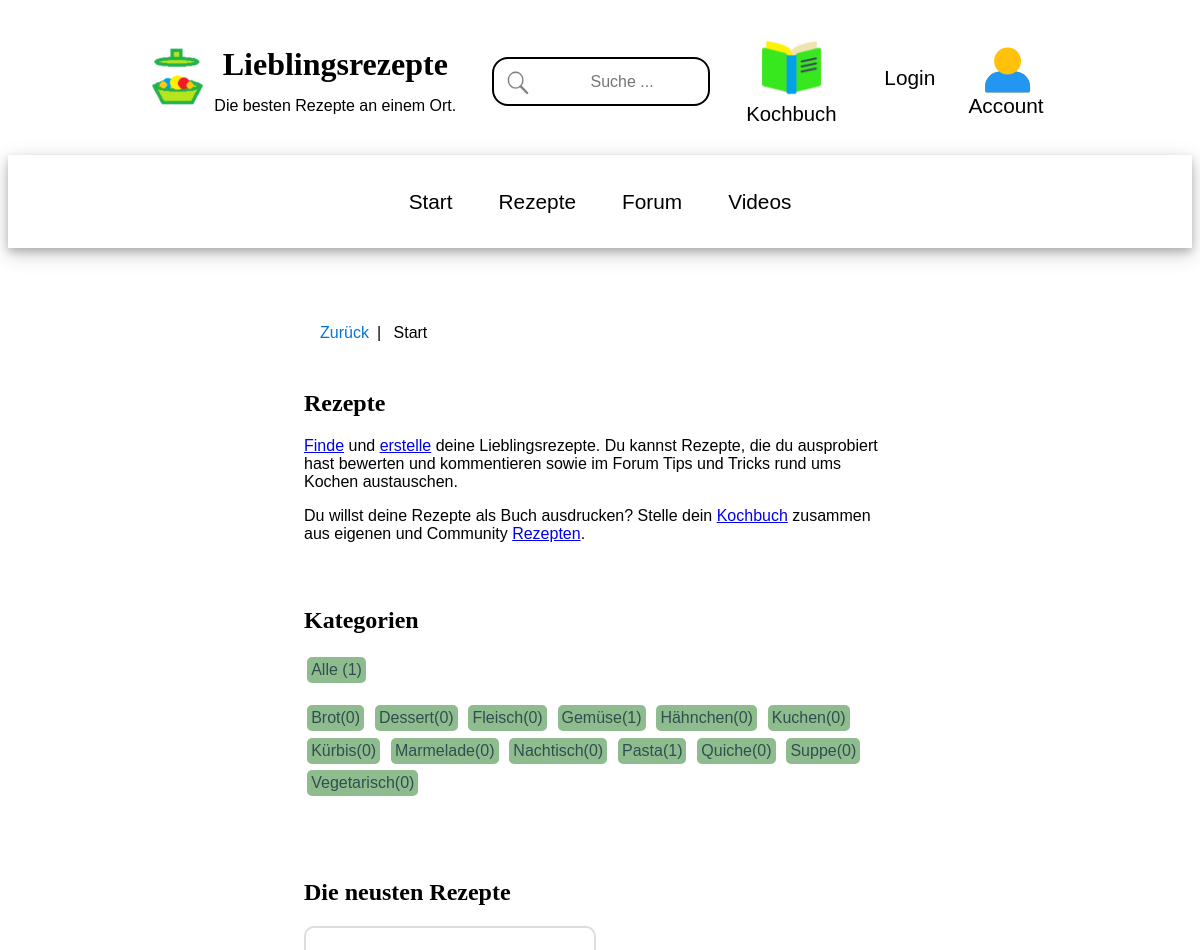
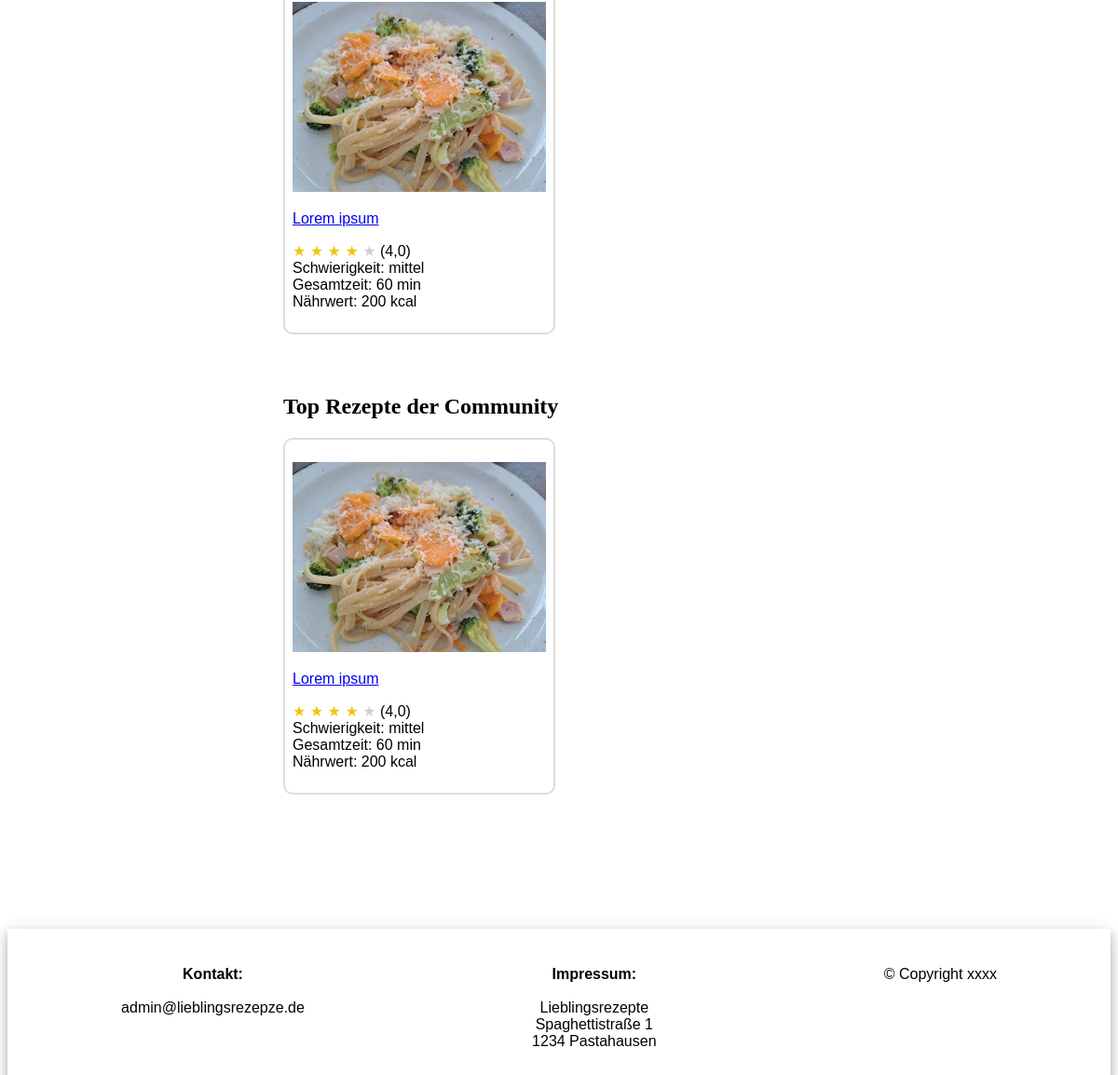
/, run on an earlier commit of the app's database (2 pictures, top to bottom).
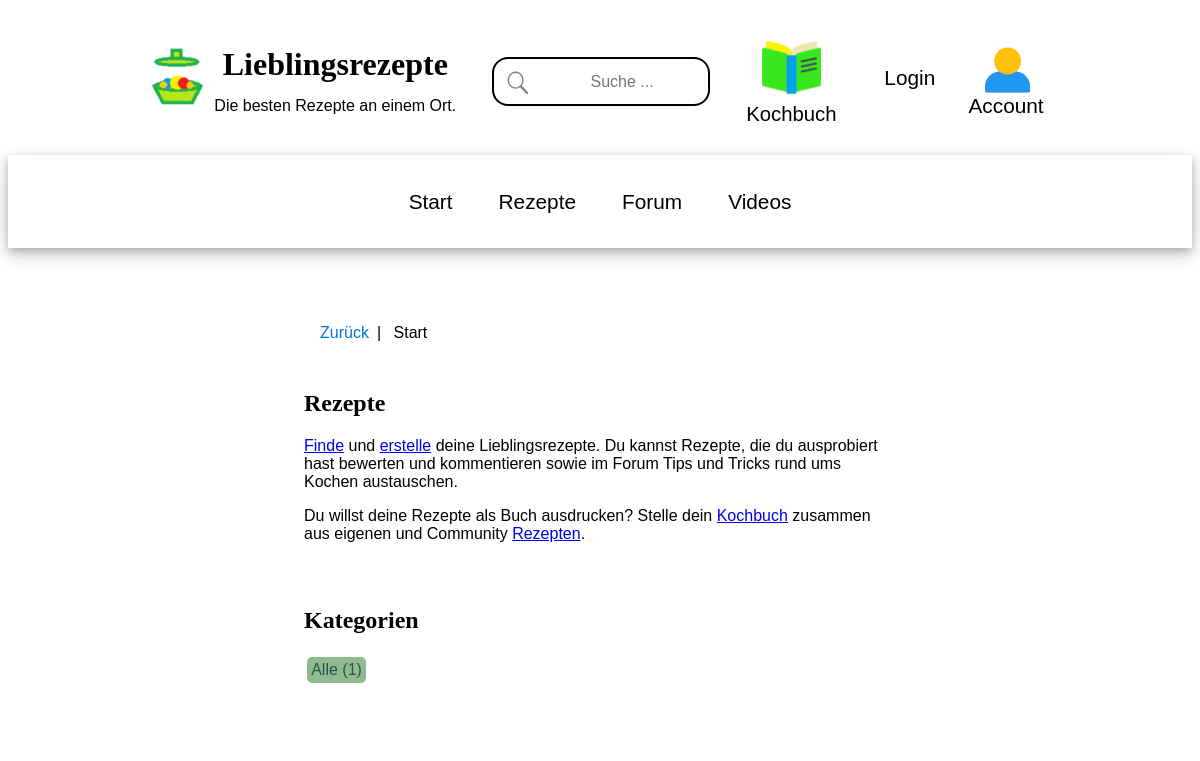
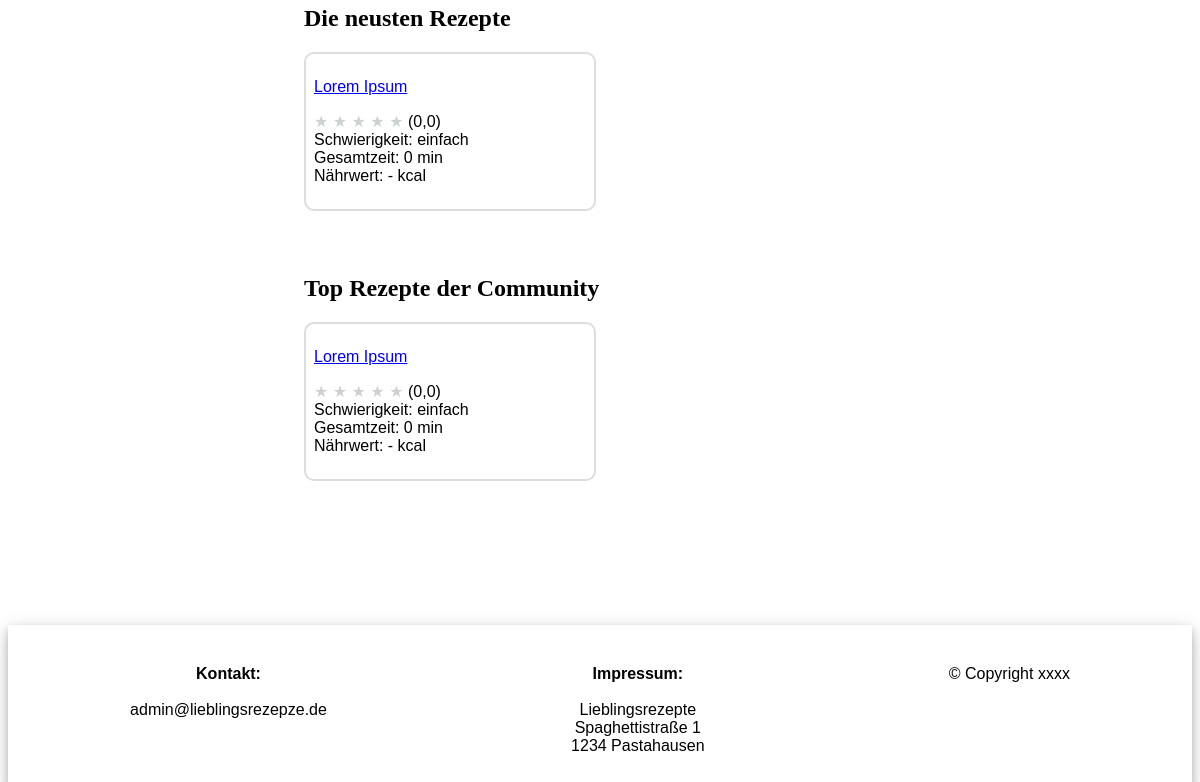
And on a later commit of the database (2 pictures, top to bottom).
### recipes_app/models.py (models this page shows, shortened)
class Topic(models.Model):
    name = models.CharField(max_length=200, unique=True)
    class Meta:
        ordering = ['name']

class Recipe(models.Model):
    owner = models.ForeignKey(User, on_delete=models.SET_NULL, null=True)
    likes = models.ManyToManyField(User,  blank=True, related_name="likes")
    name = models.CharField(max_length=500)
    updated = models.DateTimeField(auto_now=True)
    created = models.DateTimeField(auto_now_add=True)
    topic = models.ManyToManyField(Topic, blank=True)
    persons = models.IntegerField()
    ingredients = models.TextField(null=True, blank=True)
    steps = models.TextField(null=True, blank=True)
    tips = models.TextField(null=True, blank=True)
    reference = models.TextField(null=True, blank=True)
    reference_link = models.URLField(max_length=2048, null=True, blank=True)
    nutrients_person = models.FloatField(null=True, blank=True, default=0.0)
    nutrients_table = models.TextField(null=True, blank=True)
    expected_time_total = models.FloatField(null=True, blank=True, default=0.0)
    expected_time_work = models.FloatField(null=True, blank=True, default=0.0)
    expected_time_bake = models.FloatField(null=True, blank=True, default=0.0)
    expected_time_rest = models.FloatField(null=True, blank=True, default=0.0)
    difficulty = models.IntegerField(null=True, blank=True, default=0)
    image_meal = models.ImageField(blank=True, upload_to="recipes")
    video_meal = models.URLField(max_length=2048, null=True, blank=True)
    rating_mean = models.FloatField(null=True, blank=True, default=0.0)
    rating_count = models.IntegerField(null=True, blank=True, default=0)
    rating_1 = models.IntegerField(null=True, blank=True, default=0)
    rating_2 = models.IntegerField(null=True, blank=True, default=0)
    rating_3 = models.IntegerField(null=True, blank=True, default=0)
    rating_4 = models.IntegerField(null=True, blank=True, default=0)
    rating_5 = models.IntegerField(null=True, blank=True, default=0)
    class Meta:
        ordering = ['-updated', '-created']

### recipes_app/views.py (the view)
# urls.py: 2. Add a URL to urlpatterns:  path('', views.home, name='home')
def home(request):
    max_recipes = Recipe.objects.count()
    recipes_latest = Recipe.objects.all()[:6]
    recipes_best = Recipe.objects.all()[:6]
    topics = Topic.objects.all()
    recipes = Recipe.objects.all()
    context = {
               "max_recipes": max_recipes,
               "topics": topics,
               "recipes_latest": recipes_latest,
               "recipes_best": recipes_best,
                "diff_lookup": COOKING_DIFFICULTY_LOOKUP,
    }
    return render(request, 'recipes_app/home.html', context)

### recipes_app/templates/recipes_app/home.html
{% extends 'main.html' %}
{% block content %}
<div class="main-container">
    <div class="main-middle-column">
        <ul class="breadcrumb">
          <li><a href="{{request.META.HTTP_REFERER}}">Zurück</a></li>
          <li>Start</li>
        </ul>
        <div class="card">
            <h2>Rezepte</h2>
            <p> <a href="{% url 'recipes' %}">Finde</a> und <a href="{% url 'create-recipe' %}">erstelle</a> deine Lieblingsrezepte.
                Du kannst Rezepte, die du ausprobiert hast bewerten und kommentieren sowie im Forum Tips und Tricks rund ums Kochen austauschen. </p>
            <p> Du willst deine Rezepte als Buch ausdrucken? Stelle dein <a href="{% url 'recipes-likes' %}">Kochbuch</a> zusammen aus eigenen und Community <a href="{% url 'recipes' %}">Rezepten</a>. </p>
        </div>
        <div class="card">
            <h2>Kategorien</h2>
            <div class="topic-container">
                <a href="{% url 'recipes' %}" class="topic-link">Alle ({{max_recipes}})</a>
                <p>
                {% for topic in topics %}
                    <a href="{% url 'recipes' %}?tpc={{topic.id}}" class="topic-link">
                        {{topic.name}}({{topic.recipe_set.all.count}})
                    </a>
                {% endfor %}
                </p>
            </div>
        </div>
        <div class="card">
            <h2>Die neusten Rezepte</h2>
            <div class="grid-container">
            {% for recipe in recipes_latest %}
                <div class="grid-item">
                    <p>
                        {% if recipe.image_meal %}
                        <a href="{% url 'recipe' recipe.id %}"><img src="{{ recipe.image_meal.url }}" style="width: 100%; height: 100%;" ></a>
                        {% endif %}
                    </p>
                    <a href="{% url 'recipe' recipe.id %}">{{recipe.name}}</a>
                    <p>
                        {% if recipe.rating_mean %}
                            {% for i in '12345'|make_list  %}
                                {% if i|add:"0" <= recipe.rating_mean %}
                                    <span style='color:#f1c40f'>&#9733;</span>
                                {% else %}
                                    <span style='color:#ccd1d1'>&#9733;</span>
                                {% endif %}
                            {% endfor %}
                        {% else %}
                            <span style='color:#ccd1d1'>&#9733; &#9733; &#9733; &#9733; &#9733;</span>
                        {% endif %}
                        ({{ recipe.rating_mean|default_if_none:"-" }}) <br>
                        Schwierigkeit:
                        {% if recipe.difficulty in diff_lookup %}
                            {% for key, value in diff_lookup.items %}
                            {% if key == recipe.difficulty %}
                                {{value}}
                            {% endif %}
                            {% endfor %}
                        {% else %}
                            Grad {{ recipe.difficulty|default_if_none:"-" }}
                        {% endif%}
                        <br>
                        Gesamtzeit: {{ recipe.expected_time_total|floatformat:"0" }} min <br>
                        {% if  recipe.nutrients_person %}
                            Nährwert: {{ recipe.nutrients_person|floatformat:"0" }} kcal
                        {% else %}
                            Nährwert: - kcal
                        {% endif%}
                    </p>
                </div>
            {% endfor %}
        </div>
        </div>
        <div class="card">
            <h2>Top Rezepte der Community</h2>
            <div class="grid-container">
            {% for recipe in recipes_best %}
                <div class="grid-item">
                    <p>
                        {% if recipe.image_meal %}
                        <a href="{% url 'recipe' recipe.id %}"><img src="{{ recipe.image_meal.url }}" style="width: 100%; height: 100%;" ></a>
                        {% endif %}
                    </p>
                    <a href="{% url 'recipe' recipe.id %}">{{recipe.name}}</a>
                    <p>
                        {% if recipe.rating_mean %}
                            {% for i in '12345'|make_list  %}
                                {% if i|add:"0" <= recipe.rating_mean %}
                                    <span style='color:#f1c40f'>&#9733;</span>
                                {% else %}
                                    <span style='color:#ccd1d1'>&#9733;</span>
                                {% endif %}
                            {% endfor %}
                        {% else %}
                            <span style='color:#ccd1d1'>&#9733; &#9733; &#9733; &#9733; &#9733;</span>
                        {% endif %}
                        ({{ recipe.rating_mean|default_if_none:"-" }}) <br>
                        Schwierigkeit:
                        {% if recipe.difficulty in diff_lookup %}
                            {% for key, value in diff_lookup.items %}
                            {% if key == recipe.difficulty %}
                                {{value}}
                            {% endif %}
                            {% endfor %}
                        {% else %}
                            Grad {{ recipe.difficulty|default_if_none:"-" }}
                        {% endif%}
                        <br>
                        Gesamtzeit: {{ recipe.expected_time_total|floatformat:"0" }} min <br>
                        {% if  recipe.nutrients_person %}
                            Nährwert: {{ recipe.nutrients_person|floatformat:"0" }} kcal
                        {% else %}
                            Nährwert: - kcal
                        {% endif%}
                    </p>
                </div>
            {% endfor %}
        </div>
        </div>
  </div>
</div>
{% endblock content %}

### templates/main.html (shortened to what this page needs)
<!DOCTYPE html>
{% load static %}
<html lang="de">
<head>
    <link rel="stylesheet" href="{% static 'styles/main.css' %}" />
    <link rel="stylesheet" href="{% static 'styles/header.css' %}" />
    <link rel="stylesheet" href="{% static 'styles/navbar.css' %}" />
</head>
<body>
    {% include 'header.html' %}
    {% include 'navbar.html' %}
    {% block content %}
    {% endblock %}
    <div class="footer">
        <p>
            <strong>Kontakt:</strong><br><br>
            admin@lieblingsrezepze.de
        </p>
        <p>
            <strong>Impressum:</strong><br><br>
            Lieblingsrezepte<br>
            Spaghettistraße 1<br>
            1234 Pastahausen<br>
        </p>
        <p>
            &copy; Copyright xxxx
        </p>
    </div>
</body>
</html>

### templates/header.html (shortened to what this page needs)
{% load static %}
<header>
<div class="header-container">
    <div class="header-item">
        <div class="header-title-icon">
            <a href="{% url 'home' %}">
                <img src="{% static 'icons/apple-touch-icon.png' %}">
            </a>
        </div>
        <div class="header-title">
            <h1>Lieblingsrezepte</h1>
            <p>Die besten Rezepte an einem Ort.</p>
        </div>
    </div>
    <div class="header-item">
        <search>
            <form method="GET" action="{% url 'recipes' %}">
                  <input type="text" name="q" placeholder="Suche ..." />
            </form>
        </search>
    </div>
    <div class="header-item">
        <div class="header-icon">
        <a href="{% url 'recipes-likes' %}">
            <img src="{% static 'icons/bookicon.png' %}">
            <br> <span>Kochbuch</span>
        </a>
        </div>
    </div>
    <div class="header-item">
        <div class="header-login">
            {% if request.user.is_authenticated %}
                <a href="{% url 'user-logout' %}" > Logout </a>
            {% else %}
                <a href="{% url 'user-login' %}" > Login </a>
            {% endif %}
        </div>
        <div class="header-user">
            {% if request.user.is_authenticated %}
                <a href="{% url 'user-account' %}">
            {% else %}
                <a href="{% url 'user-login' %}" >
            {% endif %}
                <span>Account</span>
            </a>
        </div>
    </div>
</div>
</header>

### templates/navbar.html
{% load static %}
<nav>
<div class="nav-container">
  <div class="pill-nav">
    <a href="{% url 'home' %}">Start</a>
    <a href="{% url 'recipes' %}">Rezepte</a>
    <a href="{% url 'home' %}">Forum</a>
    <a href="{% url 'recipes-video' %}">Videos</a>
  </div>
</div>
</nav>

### static/styles/main.css (style rules this page uses)
* { box-sizing: border-box; }
body { font-family: Verdana, sans-serif; font-size: 16px; background-color: white; }
h1, h2, h3, h4, h5, h6 { font-family: Georgia, serif; }
.main-container { display: flex; justify-content: center; width: 100%; clear: after; margin-top: 1.25em; }
.main-middle-column { width: 50%; max-width: 200em; margin: 2em; }
.card { box-sizing: border-box; background-color: white; border-radius: 10px; border-style: none; margin-top: 2.5em; margin-bottom: 4em; }
.grid-container { display: grid; grid-template-columns: repeat(auto-fill, minmax(min(200px, 100%), 1fr)); gap: 0.5em; background-color: white; margin-top: 1em; margin-bottom: 1em; }
.grid-item { background-color: white; padding: 0.5em; border-radius: 10px; border-style: solid; border-width: 0.15em; border-color: #ddd; }
button, input[type=submit], input[type=url], textarea, input[type=password], input[type=email], input[type=number], input[type=text], select, .button-like, .button-display { background-color: white; display: inline-block; padding: 0.35em; border: solid; font-size: 1.2em; border-width: 0.1em; border-radius: 0.25em; margin: 0.2em; border-color: black; text-decoration: none; color: blacK; }
.topic-link { display: inline-block; background-color:#8FBC8F; border-radius: 5px; padding: 0.25em; margin: 0.2em; color: DarkSlateGray; text-decoration: none; }
.topic-container { display: block; width: 100%; max-height: 20em; overflow-y: scroll; scrollbar-width: auto; }
.footer { display: flex; justify-content: space-around; flex-flow: row wrap; box-sizing: content-box; text-align: center; padding-top: 1.5em; width: 100%; padding-bottom: 1.5em; margin-bottom: 0.5em; margin-top: 3em; box-shadow: 0 4px 8px 0 rgba(0, 0, 0, 0.2), 0 6px 20px 0 rgba(0, 0, 0, 0.19); }
ul.breadcrumb { padding: 0.5em 1em; list-style: none; background-color: white; }
ul.breadcrumb li { display: inline; font-size: 1em; }
ul.breadcrumb li:first-child:after { padding: 0.5em; color: black; content: "|"; }
ul.breadcrumb li a { color: #0275d8; text-decoration: none; }

### static/styles/header.css (style rules this page uses)
header { display: flex; align-items: center; justify-content: center; width: 100%; }
.header-container { display: flex; justify-content: space-around; flex-flow: row wrap; align-items: center; width: 80%; max-width: 150em; box-sizing: content-box; text-align: center; background-color: white; margin-bottom: 1.5em; margin-top: 1.5em; }
.header-container h1 { font-size: 2em; line-height: 0.7; }
.header-item > .header-title-icon { display: inline-block; }
.header-item > .header-title-icon img { width: 4.2em; height: 4.2em; }
.header-item > .header-title { display: inline-block; }
.header-item > search input[type=text] { box-sizing: content-box; vertical-align: middle; font-size: 1.00em; width: 10em; max-width: 100%; height: 2em; border-style: solid; border-radius: 1em 1em 1em 1em; border-width: 0.15em; border-color: black; text-align: center; padding: 0.4em 0.4em 0.4em 3em; background-image: url('/static/icons/searchicon.png'); background-position: 0.7em 0.7em; background-repeat: no-repeat; background-size: 1.6em 1.6em; }
.header-item > .header-login { box-sizing: content-box; display: inline-block; margin: 0.3em; text-decoration: none; }
.header-item > .header-login > a { font-size: 1.3em; text-decoration: none; color: black; padding: 0.5em; border-radius: 0.3em; }
.header-item > .header-user { box-sizing: content-box; display: inline-block; vertical-align: middle; text-align: center; margin: 0.2em; padding: 0.5em; border-radius: 0.3em; }
.header-item > .header-user svg { height: 3em; width: 5em; display: block; padding-left: 0.2em; }
.header-item > .header-user span { font-size: 1.3em; }
.header-item > .header-user a { text-decoration: none; color: black; }
.header-item > .header-icon { display: inline-block; font-size: 1.27em; color: black; text-decoration: none; }
.header-item > .header-icon a { color: black; text-decoration: none; }
.header-item > .header-icon img { width: 3.0em; height: 3.0em; }

### static/styles/navbar.css (style rules this page uses)
.nav-container { text-align: center; padding-top: 1.5em; padding-bottom: 1.5em; margin-bottom: 0.5em; box-shadow: 0 4px 8px 0 rgba(0, 0, 0, 0.2), 0 6px 20px 0 rgba(0, 0, 0, 0.19); }
.pill-nav a { display: inline-block; color: black; text-align: center; padding: 0.5em; text-decoration: none; font-size: 1.3em; border-radius: 0.3em; border-style: none; border-width: 0.1em; border-color: grey; margin-left: 0.5em; margin-right: 0.5em; }

What changed in the data, as far as the page shows it:
removed Topic: name "Brot", recipe_set.all.count "0"
removed Topic: name "Dessert", recipe_set.all.count "0"
removed Topic: name "Fleisch", recipe_set.all.count "0"
removed Topic: name "Gemüse", recipe_set.all.count "1"
removed Topic: name "Hähnchen", recipe_set.all.count "0"
removed Topic: name "Kuchen", recipe_set.all.count "0"
removed Topic: name "Kürbis", recipe_set.all.count "0"
removed Topic: name "Marmelade", recipe_set.all.count "0"
removed Topic: name "Nachtisch", recipe_set.all.count "0"
removed Topic: name "Pasta", recipe_set.all.count "1"
removed Topic: name "Quiche", recipe_set.all.count "0"
removed Topic: name "Suppe", recipe_set.all.count "0"
removed Topic: name "Vegetarisch", recipe_set.all.count "0"
changed Recipe: name "Lorem ipsum" → "Lorem Ipsum"; rating_mean "4,0" → "0,0"; expected_time_total "60" → "0"; image_meal: picture removed; nutrients_person "200" → (not shown); now shows "★ ★ ★ ★ ★ ★ ★ ★ ★ ★"; nutrients_person "Nährwert: kcal Nährwert: kcal" → "Nährwert: - kcal Nährwert: - kcal"
Also different on the page:
new list line: "einfach"
list line gone: "mittel"
